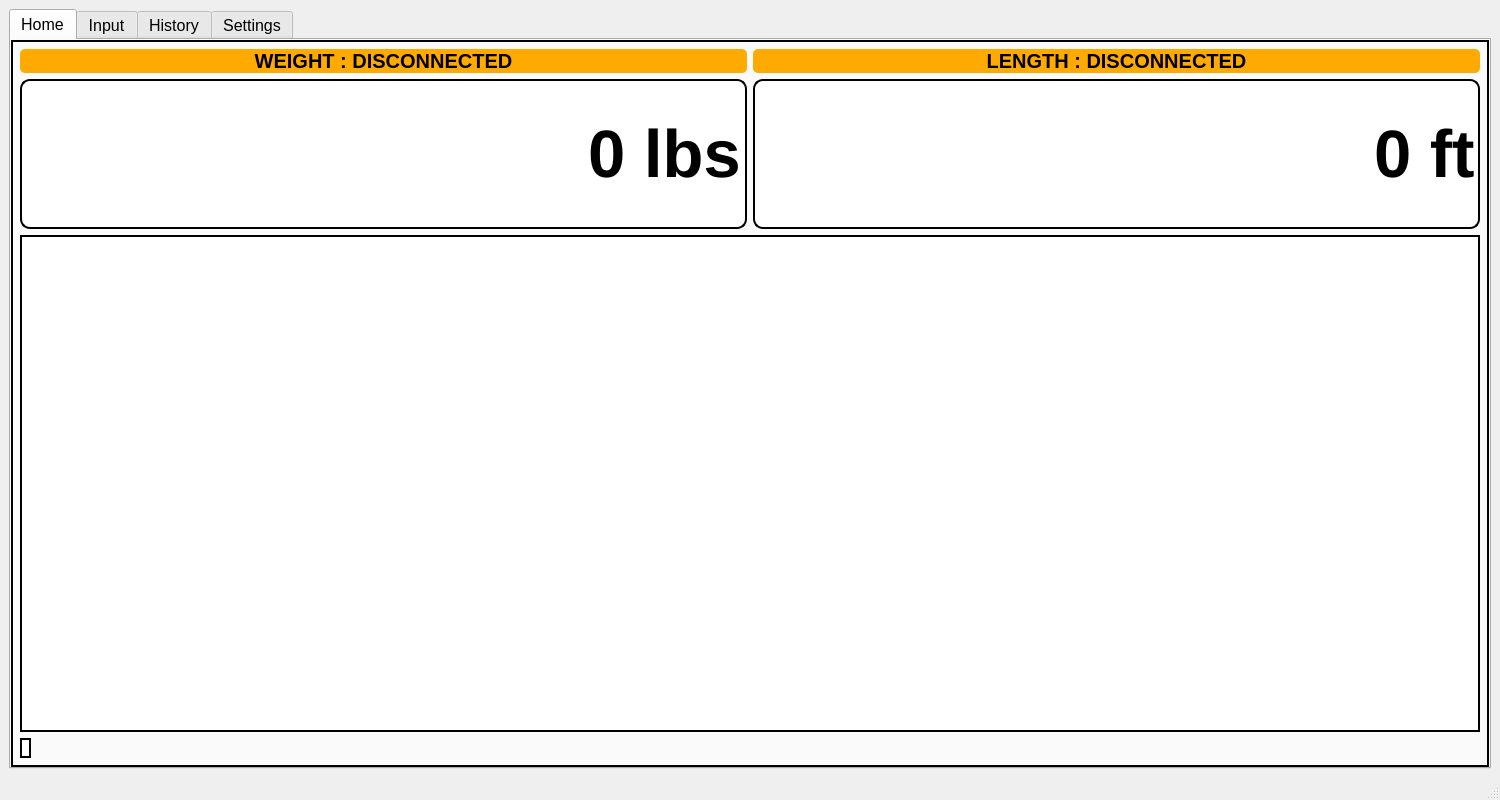
<?xml version="1.0" encoding="UTF-8"?>
<ui version="4.0">
 <class>MainWindow</class>
 <widget class="QMainWindow" name="MainWindow">
  <property name="geometry">
   <rect>
    <x>0</x>
    <y>0</y>
    <width>1500</width>
    <height>800</height>
   </rect>
  </property>
  <property name="sizePolicy">
   <sizepolicy hsizetype="Preferred" vsizetype="Preferred">
    <horstretch>0</horstretch>
    <verstretch>0</verstretch>
   </sizepolicy>
  </property>
  <property name="windowTitle">
   <string>Printing System</string>
  </property>
  <property name="styleSheet">
   <string notr="true"/>
  </property>
  <property name="toolButtonStyle">
   <enum>Qt::ToolButtonIconOnly</enum>
  </property>
  <property name="dockNestingEnabled">
   <bool>false</bool>
  </property>
  <widget class="QWidget" name="centralwidget">
   <property name="styleSheet">
    <string notr="true"/>
   </property>
   <layout class="QVBoxLayout" name="verticalLayout">
    <item>
     <widget class="QTabWidget" name="tabWidget">
      <property name="enabled">
       <bool>true</bool>
      </property>
      <property name="font">
       <font>
        <pointsize>12</pointsize>
       </font>
      </property>
      <property name="styleSheet">
       <string notr="true"/>
      </property>
      <property name="currentIndex">
       <number>0</number>
      </property>
      <property name="documentMode">
       <bool>false</bool>
      </property>
      <property name="tabsClosable">
       <bool>false</bool>
      </property>
      <property name="movable">
       <bool>false</bool>
      </property>
      <property name="tabBarAutoHide">
       <bool>false</bool>
      </property>
      <widget class="QWidget" name="tab">
       <property name="styleSheet">
        <string notr="true">#tab {
    background-color: rgb(250, 250, 250);
    border: 2px solid rgb(0, 0, 0);
}</string>
       </property>
       <attribute name="title">
        <string>Home</string>
       </attribute>
       <layout class="QVBoxLayout" name="verticalLayout_2">
        <item>
         <layout class="QGridLayout" name="gridLayout">
          <item row="6" column="0" colspan="4">
           <layout class="QHBoxLayout" name="horizontalLayout">
            <item>
             <widget class="QLabel" name="label_5">
              <property name="styleSheet">
               <string notr="true">background-color: rgb(255, 255, 255);
border: 2px solid rgb(0, 0, 0);</string>
              </property>
              <property name="text">
               <string/>
              </property>
              <property name="pixmap">
               <pixmap>logo.jpg</pixmap>
              </property>
              <property name="scaledContents">
               <bool>true</bool>
              </property>
             </widget>
            </item>
            <item>
             <spacer name="horizontalSpacer">
              <property name="orientation">
               <enum>Qt::Horizontal</enum>
              </property>
              <property name="sizeHint" stdset="0">
               <size>
                <width>40</width>
                <height>20</height>
               </size>
              </property>
             </spacer>
            </item>
           </layout>
          </item>
          <item row="0" column="2" colspan="2">
           <widget class="QLabel" name="length_status">
            <property name="font">
             <font>
              <pointsize>15</pointsize>
              <weight>75</weight>
              <bold>true</bold>
             </font>
            </property>
            <property name="styleSheet">
             <string notr="true">background-color: rgb(255, 170, 0);
border-radius: 5px;</string>
            </property>
            <property name="text">
             <string>LENGTH : DISCONNECTED</string>
            </property>
            <property name="alignment">
             <set>Qt::AlignCenter</set>
            </property>
           </widget>
          </item>
          <item row="2" column="0" rowspan="2" colspan="2">
           <widget class="QLineEdit" name="lineEdit_weight">
            <property name="sizePolicy">
             <sizepolicy hsizetype="Preferred" vsizetype="Preferred">
              <horstretch>0</horstretch>
              <verstretch>0</verstretch>
             </sizepolicy>
            </property>
            <property name="minimumSize">
             <size>
              <width>0</width>
              <height>150</height>
             </size>
            </property>
            <property name="font">
             <font>
              <pointsize>50</pointsize>
              <weight>75</weight>
              <bold>true</bold>
             </font>
            </property>
            <property name="styleSheet">
             <string notr="true">background-color: rgb(255, 255, 255);
border-radius: 10px;
border: 2px solid rgb(0, 0, 0);</string>
            </property>
            <property name="text">
             <string>0 lbs</string>
            </property>
            <property name="alignment">
             <set>Qt::AlignRight|Qt::AlignTrailing|Qt::AlignVCenter</set>
            </property>
            <property name="readOnly">
             <bool>true</bool>
            </property>
           </widget>
          </item>
          <item row="0" column="0" colspan="2">
           <widget class="QLabel" name="weight_status">
            <property name="font">
             <font>
              <pointsize>15</pointsize>
              <weight>75</weight>
              <bold>true</bold>
             </font>
            </property>
            <property name="styleSheet">
             <string notr="true">background-color: rgb(255, 170, 0);
border-radius: 5px;</string>
            </property>
            <property name="text">
             <string>WEIGHT : DISCONNECTED</string>
            </property>
            <property name="alignment">
             <set>Qt::AlignCenter</set>
            </property>
            <property name="margin">
             <number>0</number>
            </property>
           </widget>
          </item>
          <item row="2" column="2" rowspan="2" colspan="2">
           <widget class="QLineEdit" name="lineEdit_length">
            <property name="sizePolicy">
             <sizepolicy hsizetype="Preferred" vsizetype="Preferred">
              <horstretch>0</horstretch>
              <verstretch>0</verstretch>
             </sizepolicy>
            </property>
            <property name="minimumSize">
             <size>
              <width>0</width>
              <height>150</height>
             </size>
            </property>
            <property name="font">
             <font>
              <pointsize>50</pointsize>
              <weight>75</weight>
              <bold>true</bold>
             </font>
            </property>
            <property name="styleSheet">
             <string notr="true">background-color: rgb(255, 255, 255);
border-radius: 10px;
border: 2px solid rgb(0, 0, 0);</string>
            </property>
            <property name="text">
             <string>0 ft</string>
            </property>
            <property name="alignment">
             <set>Qt::AlignRight|Qt::AlignTrailing|Qt::AlignVCenter</set>
            </property>
            <property name="readOnly">
             <bool>true</bool>
            </property>
           </widget>
          </item>
          <item row="5" column="0" colspan="4">
           <widget class="QTableWidget" name="tableWidget_home">
            <property name="font">
             <font>
              <family>MS Shell Dlg 2</family>
              <pointsize>12</pointsize>
              <weight>50</weight>
              <italic>false</italic>
              <bold>false</bold>
             </font>
            </property>
            <property name="styleSheet">
             <string notr="true">QTableWidget {
    border: 2px solid black;
}

QHeaderView::section {
	font: 12pt &quot;MS Shell Dlg 2&quot;;
}</string>
            </property>
            <property name="lineWidth">
             <number>1</number>
            </property>
            <property name="dragEnabled">
             <bool>false</bool>
            </property>
            <property name="gridStyle">
             <enum>Qt::SolidLine</enum>
            </property>
            <property name="cornerButtonEnabled">
             <bool>true</bool>
            </property>
           </widget>
          </item>
         </layout>
        </item>
       </layout>
      </widget>
      <widget class="QWidget" name="tab_5">
       <attribute name="title">
        <string>Input</string>
       </attribute>
       <layout class="QGridLayout" name="gridLayout_8">
        <item row="0" column="0">
         <layout class="QGridLayout" name="gridLayout_7">
          <item row="0" column="0" colspan="3">
           <widget class="QTableWidget" name="tableWidget_input"/>
          </item>
         </layout>
        </item>
       </layout>
      </widget>
      <widget class="QWidget" name="tab_2">
       <property name="styleSheet">
        <string notr="true"/>
       </property>
       <attribute name="title">
        <string>History</string>
       </attribute>
       <layout class="QGridLayout" name="gridLayout_5">
        <item row="0" column="0">
         <layout class="QGridLayout" name="gridLayout_4">
          <item row="1" column="2">
           <widget class="QPushButton" name="pushButton_open">
            <property name="sizePolicy">
             <sizepolicy hsizetype="Minimum" vsizetype="Fixed">
              <horstretch>0</horstretch>
              <verstretch>0</verstretch>
             </sizepolicy>
            </property>
            <property name="minimumSize">
             <size>
              <width>250</width>
              <height>50</height>
             </size>
            </property>
            <property name="font">
             <font>
              <pointsize>12</pointsize>
              <weight>75</weight>
              <bold>true</bold>
             </font>
            </property>
            <property name="styleSheet">
             <string notr="true">QPushButton{
	background-color: rgb(0, 170, 0);
	border-radius: 5px;
	border: 1px solid  rgb(0, 0, 0);

}
QPushButton:hover{
	background-color: rgb(0, 190, 0);
}
QPushButton:pressed{
	background-color: rgb(0, 210, 0);
}</string>
            </property>
            <property name="text">
             <string>Open</string>
            </property>
           </widget>
          </item>
          <item row="1" column="0">
           <widget class="QLineEdit" name="lineEdit_path"/>
          </item>
          <item row="3" column="2">
           <widget class="QPushButton" name="pushButton_export">
            <property name="minimumSize">
             <size>
              <width>250</width>
              <height>50</height>
             </size>
            </property>
            <property name="font">
             <font>
              <pointsize>12</pointsize>
              <weight>75</weight>
              <bold>true</bold>
             </font>
            </property>
            <property name="styleSheet">
             <string notr="true">QPushButton{
	background-color: rgb(0, 170, 255);
	border-radius: 5px;
	border: 1px solid  rgb(0, 0, 0);
}
QPushButton:hover{
	background-color: rgb(0, 190, 255);
}
QPushButton:pressed{
	background-color: rgb(0, 210, 255);
}</string>
            </property>
            <property name="text">
             <string>Export to XLSX</string>
            </property>
           </widget>
          </item>
          <item row="3" column="0">
           <spacer name="horizontalSpacer_4">
            <property name="orientation">
             <enum>Qt::Horizontal</enum>
            </property>
            <property name="sizeHint" stdset="0">
             <size>
              <width>40</width>
              <height>20</height>
             </size>
            </property>
           </spacer>
          </item>
          <item row="0" column="0" colspan="3">
           <widget class="QTableWidget" name="tableWidget"/>
          </item>
          <item row="2" column="2">
           <widget class="QPushButton" name="pushButton_save">
            <property name="minimumSize">
             <size>
              <width>250</width>
              <height>50</height>
             </size>
            </property>
            <property name="font">
             <font>
              <pointsize>12</pointsize>
              <weight>75</weight>
              <bold>true</bold>
             </font>
            </property>
            <property name="styleSheet">
             <string notr="true">QPushButton{
	background-color: rgb(0, 170, 0);
	border-radius: 5px;
	border: 1px solid  rgb(0, 0, 0);

}
QPushButton:hover{
	background-color: rgb(0, 190, 0);
}
QPushButton:pressed{
	background-color: rgb(0, 210, 0);
}</string>
            </property>
            <property name="text">
             <string>Data Saved</string>
            </property>
           </widget>
          </item>
          <item row="2" column="0">
           <spacer name="horizontalSpacer_3">
            <property name="orientation">
             <enum>Qt::Horizontal</enum>
            </property>
            <property name="sizeHint" stdset="0">
             <size>
              <width>40</width>
              <height>20</height>
             </size>
            </property>
           </spacer>
          </item>
         </layout>
        </item>
       </layout>
      </widget>
      <widget class="QWidget" name="tab_3">
       <property name="styleSheet">
        <string notr="true">border: 2px solid  rgb(0, 0, 0);</string>
       </property>
       <attribute name="title">
        <string>Settings</string>
       </attribute>
       <layout class="QVBoxLayout" name="verticalLayout_3">
        <item>
         <layout class="QGridLayout" name="gridLayout_3">
          <item row="7" column="1">
           <widget class="QComboBox" name="comboBox_length">
            <property name="sizePolicy">
             <sizepolicy hsizetype="Preferred" vsizetype="Preferred">
              <horstretch>0</horstretch>
              <verstretch>0</verstretch>
             </sizepolicy>
            </property>
            <property name="minimumSize">
             <size>
              <width>0</width>
              <height>50</height>
             </size>
            </property>
            <property name="styleSheet">
             <string notr="true">background-color: rgb(255, 255, 255);
font: 12pt &quot;MS Shell Dlg 2&quot;;</string>
            </property>
            <property name="editable">
             <bool>true</bool>
            </property>
            <property name="currentText">
             <string>milimeter (mm)</string>
            </property>
            <property name="frame">
             <bool>true</bool>
            </property>
            <item>
             <property name="text">
              <string>milimeter (mm)</string>
             </property>
            </item>
            <item>
             <property name="text">
              <string>foot (ft)</string>
             </property>
            </item>
           </widget>
          </item>
          <item row="2" column="1">
           <widget class="QComboBox" name="comboBox_com_2">
            <property name="sizePolicy">
             <sizepolicy hsizetype="Preferred" vsizetype="Preferred">
              <horstretch>0</horstretch>
              <verstretch>0</verstretch>
             </sizepolicy>
            </property>
            <property name="styleSheet">
             <string notr="true">background-color: rgb(255, 255, 255);
font: 12pt &quot;MS Shell Dlg 2&quot;;</string>
            </property>
            <property name="editable">
             <bool>true</bool>
            </property>
            <property name="currentText">
             <string>COM1</string>
            </property>
            <property name="frame">
             <bool>true</bool>
            </property>
            <item>
             <property name="text">
              <string>COM1</string>
             </property>
            </item>
            <item>
             <property name="text">
              <string>COM2</string>
             </property>
            </item>
            <item>
             <property name="text">
              <string>COM3</string>
             </property>
            </item>
           </widget>
          </item>
          <item row="9" column="0">
           <widget class="QLabel" name="label_23">
            <property name="font">
             <font>
              <pointsize>12</pointsize>
              <weight>50</weight>
              <bold>false</bold>
             </font>
            </property>
            <property name="styleSheet">
             <string notr="true">border:none;</string>
            </property>
            <property name="text">
             <string>Outer Diameter (OD)</string>
            </property>
            <property name="alignment">
             <set>Qt::AlignCenter</set>
            </property>
           </widget>
          </item>
          <item row="3" column="1">
           <widget class="QLineEdit" name="lineEdit_IP">
            <property name="sizePolicy">
             <sizepolicy hsizetype="Preferred" vsizetype="Preferred">
              <horstretch>0</horstretch>
              <verstretch>0</verstretch>
             </sizepolicy>
            </property>
            <property name="font">
             <font>
              <pointsize>12</pointsize>
             </font>
            </property>
            <property name="styleSheet">
             <string notr="true">background-color: rgb(255, 255, 255);</string>
            </property>
            <property name="placeholderText">
             <string>PLC IP Address</string>
            </property>
           </widget>
          </item>
          <item row="1" column="1">
           <widget class="QComboBox" name="comboBox_com_1">
            <property name="sizePolicy">
             <sizepolicy hsizetype="Preferred" vsizetype="Preferred">
              <horstretch>0</horstretch>
              <verstretch>0</verstretch>
             </sizepolicy>
            </property>
            <property name="styleSheet">
             <string notr="true">background-color: rgb(255, 255, 255);
font: 12pt &quot;MS Shell Dlg 2&quot;;</string>
            </property>
            <property name="editable">
             <bool>true</bool>
            </property>
            <property name="currentText">
             <string>COM1</string>
            </property>
            <property name="frame">
             <bool>true</bool>
            </property>
            <item>
             <property name="text">
              <string>COM1</string>
             </property>
            </item>
            <item>
             <property name="text">
              <string>COM2</string>
             </property>
            </item>
            <item>
             <property name="text">
              <string>COM3</string>
             </property>
            </item>
           </widget>
          </item>
          <item row="8" column="1">
           <widget class="QLineEdit" name="lineEdit_length_min">
            <property name="sizePolicy">
             <sizepolicy hsizetype="Preferred" vsizetype="Preferred">
              <horstretch>0</horstretch>
              <verstretch>0</verstretch>
             </sizepolicy>
            </property>
            <property name="minimumSize">
             <size>
              <width>0</width>
              <height>50</height>
             </size>
            </property>
            <property name="font">
             <font>
              <pointsize>12</pointsize>
             </font>
            </property>
            <property name="styleSheet">
             <string notr="true">background-color: rgb(255, 255, 255);</string>
            </property>
            <property name="placeholderText">
             <string>Input Min Length (m)</string>
            </property>
           </widget>
          </item>
          <item row="1" column="0">
           <widget class="QLabel" name="label_18">
            <property name="font">
             <font>
              <pointsize>12</pointsize>
              <weight>50</weight>
              <bold>false</bold>
             </font>
            </property>
            <property name="styleSheet">
             <string notr="true">border:none;</string>
            </property>
            <property name="text">
             <string>EMARK Printer</string>
            </property>
            <property name="alignment">
             <set>Qt::AlignCenter</set>
            </property>
           </widget>
          </item>
          <item row="3" column="2">
           <widget class="QPushButton" name="pushButton_connect_3">
            <property name="sizePolicy">
             <sizepolicy hsizetype="Preferred" vsizetype="Preferred">
              <horstretch>0</horstretch>
              <verstretch>0</verstretch>
             </sizepolicy>
            </property>
            <property name="minimumSize">
             <size>
              <width>0</width>
              <height>50</height>
             </size>
            </property>
            <property name="font">
             <font>
              <pointsize>12</pointsize>
              <weight>75</weight>
              <bold>true</bold>
             </font>
            </property>
            <property name="styleSheet">
             <string notr="true">QPushButton{
	background-color: rgb(255, 170, 0);
	border-radius: 10px;
}
QPushButton:hover{
	background-color: rgb(255, 190, 0);
}
QPushButton:pressed{
	background-color: rgb(255, 210, 0);
}</string>
            </property>
            <property name="text">
             <string>Connect</string>
            </property>
           </widget>
          </item>
          <item row="9" column="1">
           <widget class="QLineEdit" name="lineEdit_OD">
            <property name="sizePolicy">
             <sizepolicy hsizetype="Preferred" vsizetype="Preferred">
              <horstretch>0</horstretch>
              <verstretch>0</verstretch>
             </sizepolicy>
            </property>
            <property name="minimumSize">
             <size>
              <width>0</width>
              <height>50</height>
             </size>
            </property>
            <property name="font">
             <font>
              <pointsize>12</pointsize>
             </font>
            </property>
            <property name="styleSheet">
             <string notr="true">background-color: rgb(255, 255, 255);</string>
            </property>
            <property name="placeholderText">
             <string>Input OD (mm)</string>
            </property>
           </widget>
          </item>
          <item row="2" column="0">
           <widget class="QLabel" name="label_19">
            <property name="font">
             <font>
              <pointsize>12</pointsize>
              <weight>50</weight>
              <bold>false</bold>
             </font>
            </property>
            <property name="styleSheet">
             <string notr="true">border:none;</string>
            </property>
            <property name="text">
             <string>IND231 Weight Indicator</string>
            </property>
            <property name="alignment">
             <set>Qt::AlignCenter</set>
            </property>
           </widget>
          </item>
          <item row="2" column="2">
           <widget class="QPushButton" name="pushButton_connect_2">
            <property name="sizePolicy">
             <sizepolicy hsizetype="Preferred" vsizetype="Preferred">
              <horstretch>0</horstretch>
              <verstretch>0</verstretch>
             </sizepolicy>
            </property>
            <property name="minimumSize">
             <size>
              <width>0</width>
              <height>50</height>
             </size>
            </property>
            <property name="font">
             <font>
              <pointsize>12</pointsize>
              <weight>75</weight>
              <bold>true</bold>
             </font>
            </property>
            <property name="styleSheet">
             <string notr="true">QPushButton{
	background-color: rgb(255, 170, 0);
	border-radius: 10px;
}
QPushButton:hover{
	background-color: rgb(255, 190, 0);
}
QPushButton:pressed{
	background-color: rgb(255, 210, 0);
}</string>
            </property>
            <property name="text">
             <string>Connect</string>
            </property>
           </widget>
          </item>
          <item row="10" column="1">
           <widget class="QLineEdit" name="lineEdit_WT">
            <property name="sizePolicy">
             <sizepolicy hsizetype="Preferred" vsizetype="Preferred">
              <horstretch>0</horstretch>
              <verstretch>0</verstretch>
             </sizepolicy>
            </property>
            <property name="minimumSize">
             <size>
              <width>0</width>
              <height>50</height>
             </size>
            </property>
            <property name="font">
             <font>
              <pointsize>12</pointsize>
             </font>
            </property>
            <property name="styleSheet">
             <string notr="true">background-color: rgb(255, 255, 255);</string>
            </property>
            <property name="text">
             <string/>
            </property>
            <property name="placeholderText">
             <string>Input WT (mm)</string>
            </property>
           </widget>
          </item>
          <item row="5" column="1">
           <widget class="QComboBox" name="comboBox_weight">
            <property name="sizePolicy">
             <sizepolicy hsizetype="Preferred" vsizetype="Preferred">
              <horstretch>0</horstretch>
              <verstretch>0</verstretch>
             </sizepolicy>
            </property>
            <property name="minimumSize">
             <size>
              <width>0</width>
              <height>50</height>
             </size>
            </property>
            <property name="styleSheet">
             <string notr="true">background-color: rgb(255, 255, 255);
font: 12pt &quot;MS Shell Dlg 2&quot;;</string>
            </property>
            <property name="editable">
             <bool>true</bool>
            </property>
            <property name="currentText">
             <string>kilogram (kg)</string>
            </property>
            <property name="currentIndex">
             <number>0</number>
            </property>
            <property name="frame">
             <bool>true</bool>
            </property>
            <item>
             <property name="text">
              <string>kilogram (kg)</string>
             </property>
            </item>
            <item>
             <property name="text">
              <string>pound (lbs)</string>
             </property>
            </item>
           </widget>
          </item>
          <item row="7" column="0">
           <widget class="QLabel" name="label_21">
            <property name="font">
             <font>
              <pointsize>12</pointsize>
              <weight>50</weight>
              <bold>false</bold>
             </font>
            </property>
            <property name="styleSheet">
             <string notr="true">border:none;</string>
            </property>
            <property name="text">
             <string>Length Unit</string>
            </property>
            <property name="alignment">
             <set>Qt::AlignCenter</set>
            </property>
           </widget>
          </item>
          <item row="10" column="0">
           <widget class="QLabel" name="label_24">
            <property name="font">
             <font>
              <pointsize>12</pointsize>
              <weight>50</weight>
              <bold>false</bold>
             </font>
            </property>
            <property name="styleSheet">
             <string notr="true">border:none;</string>
            </property>
            <property name="text">
             <string>Wall Thickness (WT)</string>
            </property>
            <property name="alignment">
             <set>Qt::AlignCenter</set>
            </property>
           </widget>
          </item>
          <item row="4" column="0">
           <widget class="QLabel" name="label_26">
            <property name="font">
             <font>
              <pointsize>15</pointsize>
              <weight>75</weight>
              <bold>true</bold>
             </font>
            </property>
            <property name="styleSheet">
             <string notr="true">border:none;</string>
            </property>
            <property name="text">
             <string>Parameter Setup :</string>
            </property>
            <property name="alignment">
             <set>Qt::AlignLeading|Qt::AlignLeft|Qt::AlignVCenter</set>
            </property>
           </widget>
          </item>
          <item row="5" column="0">
           <widget class="QLabel" name="label_20">
            <property name="font">
             <font>
              <pointsize>12</pointsize>
              <weight>50</weight>
              <bold>false</bold>
             </font>
            </property>
            <property name="styleSheet">
             <string notr="true">border:none;</string>
            </property>
            <property name="text">
             <string>Weight Unit</string>
            </property>
            <property name="alignment">
             <set>Qt::AlignCenter</set>
            </property>
           </widget>
          </item>
          <item row="3" column="0">
           <widget class="QLabel" name="label_17">
            <property name="font">
             <font>
              <pointsize>12</pointsize>
              <weight>50</weight>
              <bold>false</bold>
             </font>
            </property>
            <property name="styleSheet">
             <string notr="true">border:none;</string>
            </property>
            <property name="text">
             <string>PLC SIEMENS S7 300</string>
            </property>
            <property name="alignment">
             <set>Qt::AlignCenter</set>
            </property>
           </widget>
          </item>
          <item row="8" column="0">
           <widget class="QLabel" name="label_22">
            <property name="font">
             <font>
              <pointsize>12</pointsize>
              <weight>50</weight>
              <bold>false</bold>
             </font>
            </property>
            <property name="styleSheet">
             <string notr="true">border:none;</string>
            </property>
            <property name="text">
             <string>Length Limit</string>
            </property>
            <property name="alignment">
             <set>Qt::AlignCenter</set>
            </property>
           </widget>
          </item>
          <item row="11" column="1">
           <spacer name="verticalSpacer_3">
            <property name="orientation">
             <enum>Qt::Vertical</enum>
            </property>
            <property name="sizeHint" stdset="0">
             <size>
              <width>20</width>
              <height>40</height>
             </size>
            </property>
           </spacer>
          </item>
          <item row="1" column="2">
           <widget class="QPushButton" name="pushButton_connect_1">
            <property name="sizePolicy">
             <sizepolicy hsizetype="Preferred" vsizetype="Preferred">
              <horstretch>0</horstretch>
              <verstretch>0</verstretch>
             </sizepolicy>
            </property>
            <property name="minimumSize">
             <size>
              <width>0</width>
              <height>50</height>
             </size>
            </property>
            <property name="font">
             <font>
              <pointsize>12</pointsize>
              <weight>75</weight>
              <bold>true</bold>
             </font>
            </property>
            <property name="styleSheet">
             <string notr="true">QPushButton{
	background-color: rgb(255, 170, 0);
	border-radius: 10px;
}
QPushButton:hover{
	background-color: rgb(255, 190, 0);
}
QPushButton:pressed{
	background-color: rgb(255, 210, 0);
}</string>
            </property>
            <property name="text">
             <string>Connect</string>
            </property>
           </widget>
          </item>
          <item row="0" column="0">
           <widget class="QLabel" name="label_25">
            <property name="font">
             <font>
              <pointsize>15</pointsize>
              <weight>75</weight>
              <bold>true</bold>
             </font>
            </property>
            <property name="styleSheet">
             <string notr="true">border:none;</string>
            </property>
            <property name="text">
             <string>Connection Setup :</string>
            </property>
            <property name="alignment">
             <set>Qt::AlignLeading|Qt::AlignLeft|Qt::AlignVCenter</set>
            </property>
           </widget>
          </item>
         </layout>
        </item>
       </layout>
      </widget>
     </widget>
    </item>
   </layout>
  </widget>
  <widget class="QMenuBar" name="menubar">
   <property name="geometry">
    <rect>
     <x>0</x>
     <y>0</y>
     <width>1500</width>
     <height>26</height>
    </rect>
   </property>
  </widget>
  <widget class="QStatusBar" name="statusbar"/>
 </widget>
 <resources/>
 <connections/>
</ui>
